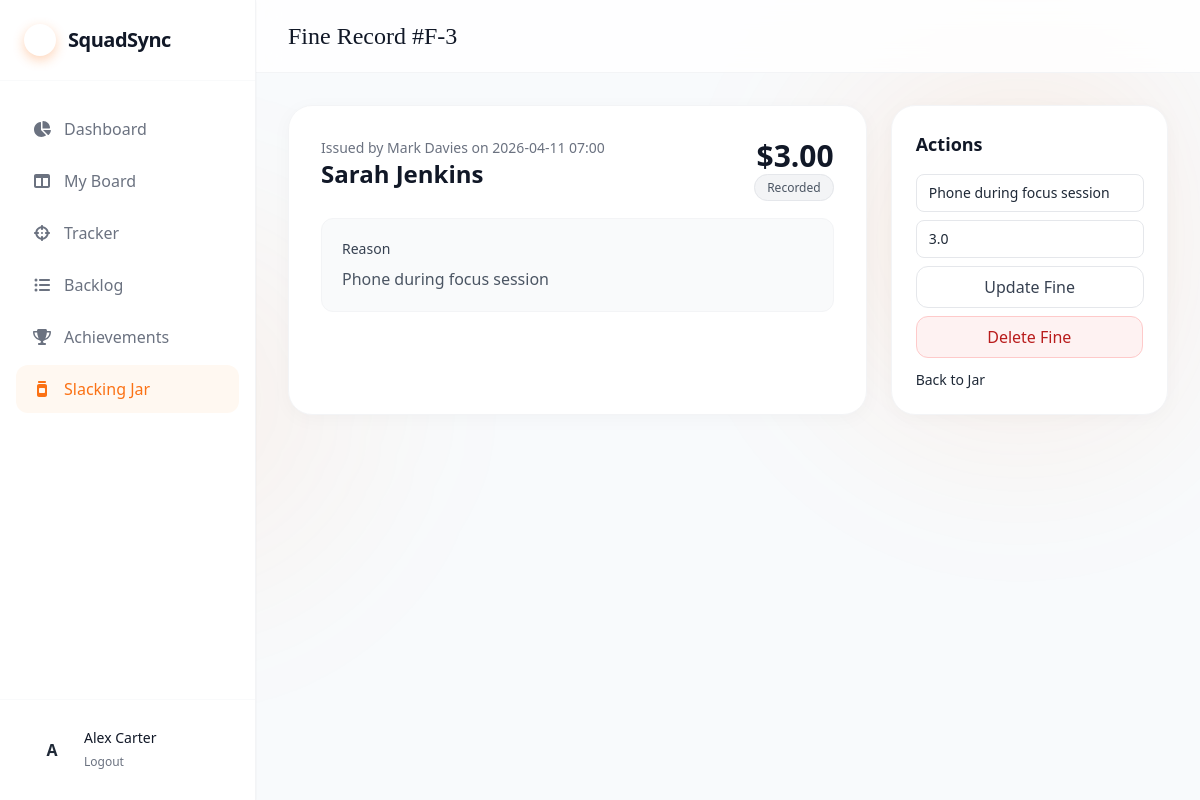
The page /jar/3 (signed in) on the database its author committed.
### application/models.py (models this page shows, shortened)
class User(UserMixin, db.Model):
    id = db.Column(db.Integer, primary_key=True)
    name = db.Column(db.String(100), nullable=False)
    email = db.Column(db.String(120), unique=True, nullable=False)
    password_hash = db.Column(db.String(255), nullable=False)
    created_at = db.Column(db.DateTime, default=datetime.utcnow, nullable=False)
    tasks = db.relationship("Task", backref="user", lazy=True, cascade="all, delete-orphan")
    focuses = db.relationship(
        "CurrentFocus", backref="user", lazy=True, cascade="all, delete-orphan"
    )
    achievements = db.relationship(
        "Achievement", backref="user", lazy=True, cascade="all, delete-orphan"
    )
    fines = db.relationship(
        "SlackingJarEntry", foreign_keys="SlackingJarEntry.user_id", backref="target_user", lazy=True
    )

class SlackingJarEntry(db.Model):
    id = db.Column(db.Integer, primary_key=True)
    user_id = db.Column(db.Integer, db.ForeignKey("user.id"), nullable=False)
    reason = db.Column(db.String(200), nullable=False)
    amount = db.Column(db.Float, nullable=False, default=1.0)
    is_paid = db.Column(db.Boolean, default=False, nullable=False)
    issued_by = db.Column(db.Integer, db.ForeignKey("user.id"), nullable=False)
    date_issued = db.Column(db.DateTime, default=datetime.utcnow, nullable=False)
    issuer = db.relationship("User", foreign_keys=[issued_by])

### application/routes.py (the view)
@main_bp.route("/jar/<int:entry_id>")
@login_required
def fine_detail(entry_id: int):
    entry = db.session.get(SlackingJarEntry, entry_id)
    if not entry:
        abort(404)
    return render_template("fine_detail.html", active="jar", entry=entry)

### application/models.py (called while the page is built)
@login_manager.user_loader
def load_user(user_id: str):
    return db.session.get(User, int(user_id))

### application/routes.py (called while the page is built)
@main_bp.app_context_processor
def inject_layout_context():
    return {"current_user": current_user}

### application/templates/fine_detail.html (shortened to what this page needs)
{% extends 'base.html' %}
{% block header %}
<header class="bg-white/80 backdrop-blur-md border-b border-gray-100 sticky top-0 z-10 px-8 py-5 flex justify-between items-center">
    <div><h1 class="text-2xl font-serif text-gray-900">Fine Record #F-{{ entry.id }}</h1></div>
</header>
{% endblock %}
{% block content %}
<div class="max-w-5xl mx-auto grid grid-cols-1 lg:grid-cols-3 gap-6">
    <section class="lg:col-span-2 panel p-8 space-y-5">
        <div class="flex justify-between items-start">
            <div>
                <p class="text-sm text-gray-500">Issued by {{ entry.issuer.name }} on {{ entry.date_issued.strftime('%Y-%m-%d %H:%M') }}</p>
                <h2 class="text-2xl font-bold text-gray-900">{{ entry.target_user.name }}</h2>
            </div>
            <div class="text-right">
                <p class="text-3xl font-bold text-gray-900">${{ '%.2f'|format(entry.amount) }}</p>
                <span class="px-3 py-1 rounded-full text-xs bg-gray-100 text-gray-600 border border-gray-200">Recorded</span>
            </div>
        </div>
        <div class="bg-gray-50 rounded-xl p-5 border border-gray-100">
            <h3 class="text-sm font-medium text-gray-700 mb-2">Reason</h3>
            <p class="text-gray-600">{{ entry.reason }}</p>
        </div>
    </section>
    <section class="panel p-6">
        <h3 class="text-lg font-bold text-gray-900 mb-4">Actions</h3>
        <form method="post" action="{{ url_for('main.update_fine', entry_id=entry.id) }}" class="mt-3 grid gap-2">
            <input type="text" name="reason" value="{{ entry.reason }}" class="rounded-lg border border-gray-200 px-3 py-2 text-sm bg-white">
            <input type="number" step="0.01" min="1" name="amount" value="{{ entry.amount }}" class="rounded-lg border border-gray-200 px-3 py-2 text-sm bg-white">
            <button class="w-full bg-white border border-gray-200 text-gray-700 rounded-xl py-2">Update Fine</button>
        </form>
        <form method="post" action="{{ url_for('main.delete_fine', entry_id=entry.id) }}" class="mt-2">
            <button class="w-full bg-red-50 border border-red-200 text-red-700 rounded-xl py-2">Delete Fine</button>
        </form>
        <a href="{{ url_for('main.jar') }}" class="block mt-3 text-sm text-brand-600">Back to Jar</a>
    </section>
</div>
{% endblock %}

### application/templates/base.html (shortened to what this page needs)
<!DOCTYPE html>
<html lang="en">
<head>
    <script src="https://cdn.tailwindcss.com"></script>
    <link rel="stylesheet" href="https://cdnjs.cloudflare.com/ajax/libs/font-awesome/6.4.0/css/all.min.css">
    <link rel="stylesheet" href="{{ url_for('static', filename='css/styles.css') }}">
</head>
<body class="min-h-screen font-sans text-gray-800 antialiased relative {% block body_class %}flex m-0 p-0{% endblock %}">
    {% block layout %}
    <aside class="w-64 bg-white border-r border-gray-100 flex-shrink-0 hidden md:flex flex-col h-screen sticky top-0 z-20 shadow-sm">
        <div class="p-6 flex items-center gap-3 border-b border-gray-50">
            <div class="w-8 h-8 rounded-full bg-brand-500 flex items-center justify-center text-white shadow-[0_4px_12px_rgba(251,113,20,0.3)]">
                <i class="fa-solid fa-bolt text-sm"></i>
            </div>
            <span class="font-bold text-xl tracking-tight text-gray-900">SquadSync</span>
        </div>
        <nav class="flex-1 overflow-y-auto py-6 px-4 space-y-1">
            <a href="{{ url_for('main.dashboard') }}" class="nav-link {% if active == 'dashboard' %}active{% endif %}"><i class="fa-solid fa-chart-pie w-5 text-center"></i>Dashboard</a>
            <a href="{{ url_for('main.board') }}" class="nav-link {% if active == 'board' %}active{% endif %}"><i class="fa-solid fa-columns w-5 text-center"></i>My Board</a>
            <a href="{{ url_for('main.tracker') }}" class="nav-link {% if active == 'tracker' %}active{% endif %}"><i class="fa-solid fa-crosshairs w-5 text-center"></i>Tracker</a>
            <a href="{{ url_for('main.backlog') }}" class="nav-link {% if active == 'backlog' %}active{% endif %}"><i class="fa-solid fa-list-ul w-5 text-center"></i>Backlog</a>
            <a href="{{ url_for('main.achievements') }}" class="nav-link {% if active == 'achievements' %}active{% endif %}"><i class="fa-solid fa-trophy w-5 text-center"></i>Achievements</a>
            <a href="{{ url_for('main.jar') }}" class="nav-link {% if active == 'jar' %}active{% endif %}"><i class="fa-solid fa-jar w-5 text-center"></i>Slacking Jar</a>
        </nav>
        <div class="p-4 border-t border-gray-50">
            <div class="flex items-center gap-3 px-4 py-3">
                <div class="w-10 h-10 rounded-full bg-brand-100 text-brand-700 flex items-center justify-center font-semibold">{{ current_user.name[:1] }}</div>
                <div>
                    <p class="text-sm font-medium text-gray-900">{{ current_user.name }}</p>
                    <form action="{{ url_for('auth.logout') }}" method="post">
                        <button class="text-xs text-gray-500 hover:text-brand-600">Logout</button>
                    </form>
                </div>
            </div>
        </div>
    </aside>
    <main class="flex-1 flex flex-col h-screen overflow-y-auto">
        {% block header %}{% endblock %}
        <div class="p-8 max-w-7xl mx-auto w-full space-y-6">
            {% block content %}{% endblock %}
        </div>
    </main>
    {% endblock %}
</body>
</html>

### application/static/css/styles.css (style rules this page uses)
body { margin: 0; padding: 0; background-color: #f8fafc; overflow-x: hidden; }
.nav-link { display: flex; align-items: center; gap: 0.75rem; padding: 0.75rem 1rem; color: #6b7280; border-radius: 0.75rem; font-weight: 500; transition: all 0.2s; }
.nav-link.active { background: #fff8f1; color: #fb7114; }
.panel { background: white; border: 1px solid #f3f4f6; border-radius: 1.5rem; box-shadow: 0 4px 20px rgba(0, 0, 0, 0.03); }

### rows shown on the page
User: name "A", name "Alex Carter"
SlackingJarEntry: id "3", date_issued "2026-04-11 07:00", amount "3.00", reason "Phone during focus session", amount "3.0"
User: issuer.name "Mark Davies"
User: target_user.name "Sarah Jenkins"
